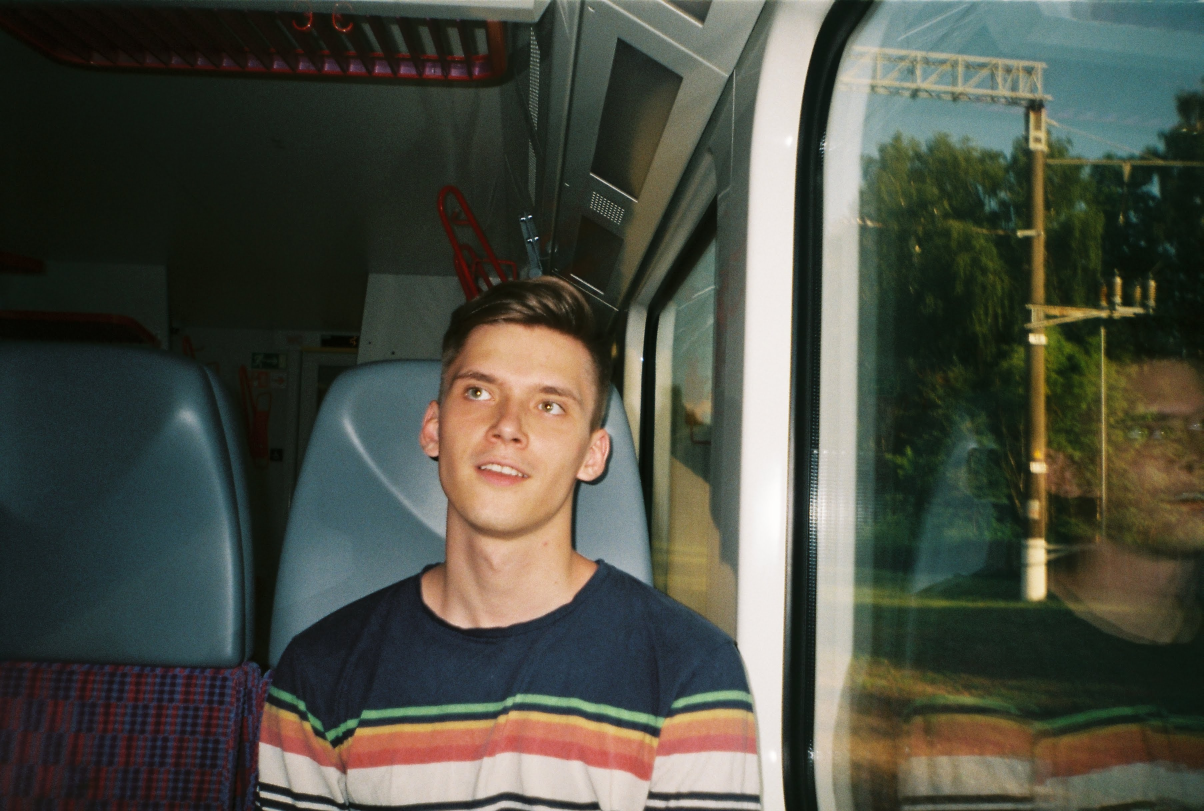
#> input picture user_verification/mantas/me.JPG, 3610 x 2433 px (shown at 1/3 size)
$ python -i model.py   (imports and definitions only)
#> lines starting #> are read from the running program, lines starting #| are printed output that depends on the picture
#> further down, picture is the input picture: shape (2433, 3610, 3); mean B, G, R 66.9, 77.4, 75.3
# from fastai.vision import *


import threading
import configparser
from time import sleep, time

import cv2
import requests

config = configparser.ConfigParser()
# [1 line not run here, left out]
# [1 line that did not run here, left out]

# Angry, happy, neutral, sad

def get_face_expanded(x, y, width, height, img):
    frame_height = len(img)
    padding_top = int((height/0.7 - height)/2)

    top = max(0, y - padding_top)
    bot = min(frame_height, (y + height + padding_top))


    frame_width = len(img[0])
    padding_sides = int((width/0.7 - width)/2)

    left = max(0, x - padding_sides)
    right = min(frame_width, x+width + padding_sides)

    return img[top:bot, left:right]

# [18 lines left out: function show_distance_indicator, not called in this run]

def facechop(img):
    facedata = "./model/haarcascade_frontalface_default.xml"
    # facedata = 'haarcascade_frontalface_default.xml'
    cascade = cv2.CascadeClassifier(facedata)

    minisize = (img.shape[1],img.shape[0])
#> minisize = (3610, 2433)
    miniframe = cv2.resize(img, minisize)

    gray = cv2.cvtColor(img, cv2.COLOR_BGR2GRAY)
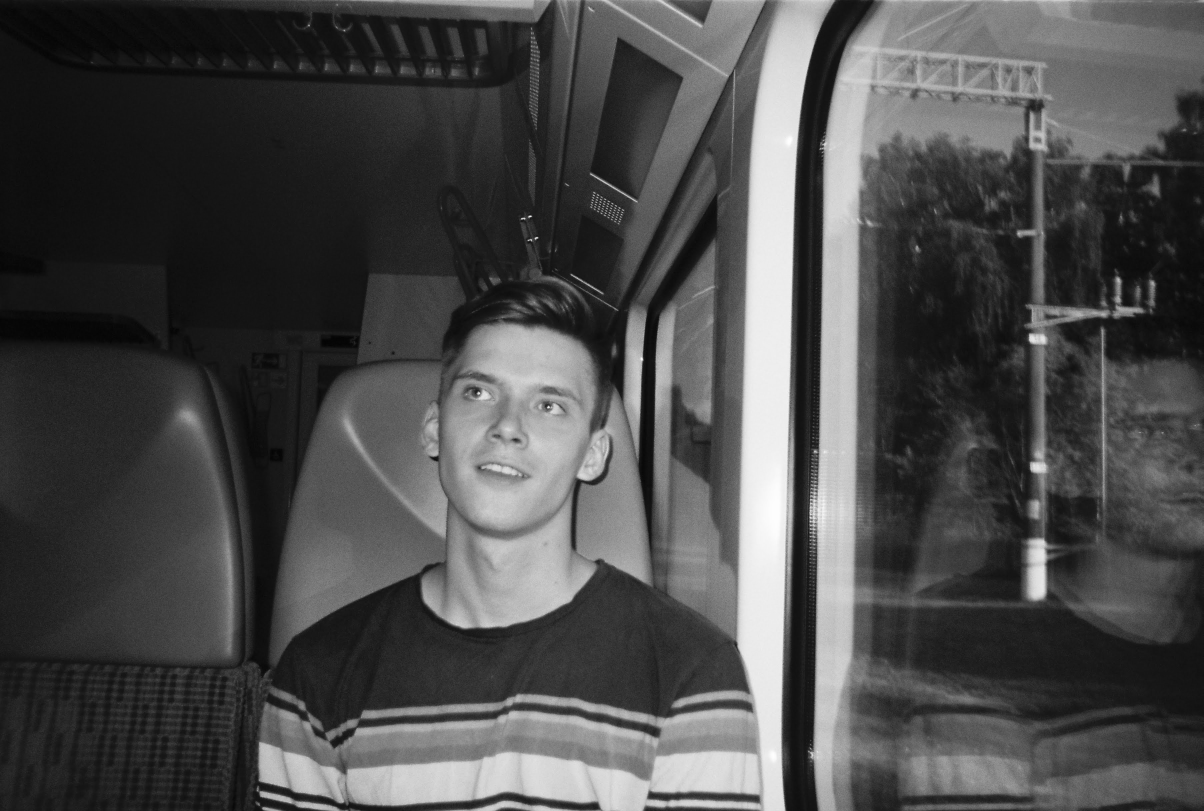
#> gray: shape (2433, 3610) (shown at 1/3 size); min 1, max 255, mean 75.6
    faces = cascade.detectMultiScale(
        gray,
        scaleFactor=1.1,
        minNeighbors=5,
        minSize=(30, 30),
        flags=cv2.CASCADE_SCALE_IMAGE
    )
#> faces = [[2786, 2269, 74, 74], [3116, 594, 85, 85], [2902, 769, 131, 131], [1268, 990, 568, 568]]

    for f in faces:
        x, y, w, h = [ v for v in f ]

        sub_face = get_face_expanded(x, y, w, h, img)
        # show_distance_indicator(x, y, w, h, img)

        # cv2.imshow("Capturing", img)
        cv2.imwrite('frame.png', img)

        return sub_face
#> this loop made 1 pass
#> (x, y, w, h, frame_height in get_face_expanded, padding_top in get_face_expanded, top in get_face_expanded, bot in get_face_expanded) on pass 1: (2786, 2269, 74, 74, 2433, 15, 2254, 2358)
#> pass 1, in facechop, `sub_face = get_face_expanded(x, y, w, h, img)`:
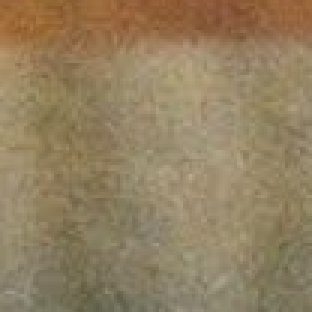
#> sub_face: shape (104, 104, 3) (shown 3 times larger); mean B, G, R 96.3, 127.9, 146.4

# [29 lines left out: functions parseResults, classify, not called in this run]


def get_image_bytes(img):
    is_success, im_buf_arr = cv2.imencode(".jpg", img)
    return im_buf_arr.tobytes()

# [10 lines left out: function send_to_server, not called in this run]

>>> import cv2
>>> picture = cv2.imread('../user_verification/mantas/me.JPG')
>>> result = facechop(picture)
